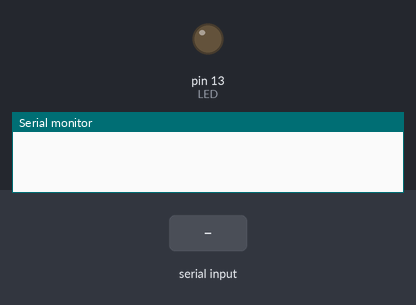
Recording of a sketch running on a simulated Arduino Uno, built with avr-gcc and run on an emulated ATmega328P. Parts: output pins drawn as LEDs (lit = HIGH), the last lines printed to the serial monitor. The test bench sets the inputs (shaded band).

Above: at 1.2 s.
1.3 s: "1" received over Serial
At 1.7 s:
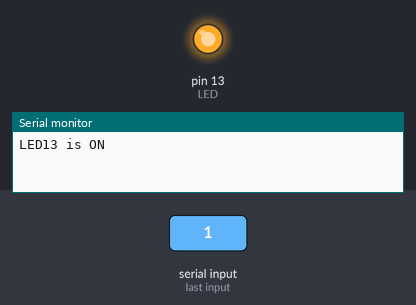
2.8 s: "0" received over Serial
At 4.0 s:
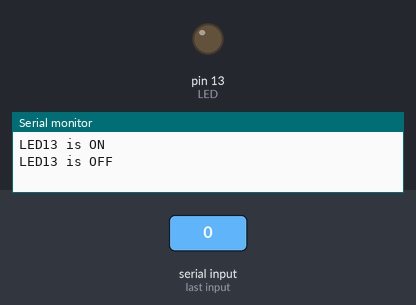
Timing chart, 0 to 5.8 s (numbered marks = the images above; inputs shaded):
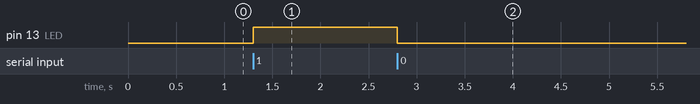

Measured:
- after the input at 1.3 s, pin 13 (LED): LOW → HIGH at once
- after the input at 2.8 s, pin 13 (LED): HIGH → LOW at once

The sketch:

LED_ein_und_aus_schalten_per_serial_1_on_0_off.ino
```cpp
/*
 * serial_control.pde
 * -----------------
 * Turns the LED 13 ON and OFF depending on what is received
 * through the serial port.
 *
 * http://spacetinkerer.blogspot.com
 */

#define LED 13

int input = 0;       // variable to keep the data from the serial port

void setup() {
  pinMode(LED,OUTPUT);    // declare the LED's pin as output
  Serial.begin(9600);        // connect to the serial port
}

void loop () {
  input = Serial.read();      // read the serial port

  // if the input is '1' turn the LED ON, if '0' turn it OFF
  if (input == '1' ) {
    digitalWrite(LED,HIGH);
    Serial.println("LED13 is ON");
  }
  if (input == '0'){
      digitalWrite(LED, LOW);
      Serial.println("LED13 is OFF");
  }
}
```
